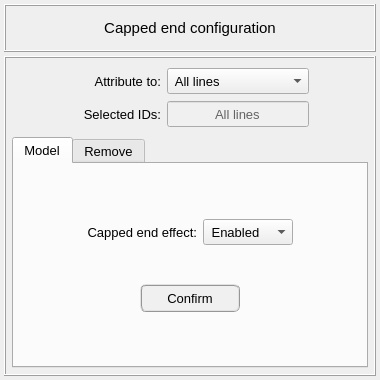
<?xml version="1.0" encoding="UTF-8"?>
<ui version="4.0">
 <class>Dialog</class>
 <widget class="QDialog" name="Dialog">
  <property name="geometry">
   <rect>
    <x>0</x>
    <y>0</y>
    <width>380</width>
    <height>380</height>
   </rect>
  </property>
  <property name="minimumSize">
   <size>
    <width>380</width>
    <height>380</height>
   </size>
  </property>
  <property name="maximumSize">
   <size>
    <width>380</width>
    <height>380</height>
   </size>
  </property>
  <property name="windowTitle">
   <string>Set: capped end</string>
  </property>
  <layout class="QGridLayout" name="gridLayout">
   <property name="leftMargin">
    <number>4</number>
   </property>
   <property name="topMargin">
    <number>4</number>
   </property>
   <property name="rightMargin">
    <number>4</number>
   </property>
   <property name="bottomMargin">
    <number>4</number>
   </property>
   <property name="spacing">
    <number>4</number>
   </property>
   <item row="0" column="0">
    <widget class="QFrame" name="frame_title">
     <property name="minimumSize">
      <size>
       <width>0</width>
       <height>48</height>
      </size>
     </property>
     <property name="maximumSize">
      <size>
       <width>16777215</width>
       <height>48</height>
      </size>
     </property>
     <property name="frameShape">
      <enum>QFrame::Box</enum>
     </property>
     <property name="frameShadow">
      <enum>QFrame::Raised</enum>
     </property>
     <property name="lineWidth">
      <number>1</number>
     </property>
     <layout class="QGridLayout" name="gridLayout_2">
      <property name="leftMargin">
       <number>4</number>
      </property>
      <property name="topMargin">
       <number>4</number>
      </property>
      <property name="rightMargin">
       <number>4</number>
      </property>
      <property name="bottomMargin">
       <number>4</number>
      </property>
      <item row="0" column="0" rowspan="2">
       <widget class="QLabel" name="label_title">
        <property name="font">
         <font>
          <pointsize>11</pointsize>
         </font>
        </property>
        <property name="text">
         <string>Capped end configuration</string>
        </property>
        <property name="textFormat">
         <enum>Qt::AutoText</enum>
        </property>
        <property name="alignment">
         <set>Qt::AlignCenter</set>
        </property>
       </widget>
      </item>
     </layout>
    </widget>
   </item>
   <item row="1" column="0">
    <widget class="QFrame" name="frame_main">
     <property name="frameShape">
      <enum>QFrame::Box</enum>
     </property>
     <property name="frameShadow">
      <enum>QFrame::Raised</enum>
     </property>
     <property name="lineWidth">
      <number>1</number>
     </property>
     <layout class="QGridLayout" name="gridLayout_7">
      <property name="leftMargin">
       <number>6</number>
      </property>
      <property name="topMargin">
       <number>6</number>
      </property>
      <property name="rightMargin">
       <number>6</number>
      </property>
      <property name="bottomMargin">
       <number>6</number>
      </property>
      <item row="0" column="0">
       <widget class="QFrame" name="frame_attribution_controls">
        <property name="frameShape">
         <enum>QFrame::NoFrame</enum>
        </property>
        <property name="frameShadow">
         <enum>QFrame::Raised</enum>
        </property>
        <layout class="QGridLayout" name="gridLayout_6">
         <property name="leftMargin">
          <number>4</number>
         </property>
         <property name="topMargin">
          <number>4</number>
         </property>
         <property name="rightMargin">
          <number>4</number>
         </property>
         <property name="bottomMargin">
          <number>4</number>
         </property>
         <property name="verticalSpacing">
          <number>7</number>
         </property>
         <item row="1" column="2">
          <widget class="QLineEdit" name="lineEdit_selected_id">
           <property name="enabled">
            <bool>false</bool>
           </property>
           <property name="minimumSize">
            <size>
             <width>0</width>
             <height>26</height>
            </size>
           </property>
           <property name="maximumSize">
            <size>
             <width>16777215</width>
             <height>26</height>
            </size>
           </property>
           <property name="font">
            <font>
             <pointsize>10</pointsize>
            </font>
           </property>
           <property name="focusPolicy">
            <enum>Qt::ClickFocus</enum>
           </property>
           <property name="styleSheet">
            <string notr="true">QLineEdit{color: rgb(0, 0, 0); background-color: rgb(250, 250, 250)}
QLineEdit:disabled{color: rgb(100, 100, 100); background-color: rgb(240, 240, 240)}</string>
           </property>
           <property name="text">
            <string>All lines</string>
           </property>
           <property name="alignment">
            <set>Qt::AlignCenter</set>
           </property>
          </widget>
         </item>
         <item row="1" column="0">
          <spacer name="horizontalSpacer_2">
           <property name="orientation">
            <enum>Qt::Horizontal</enum>
           </property>
           <property name="sizeHint" stdset="0">
            <size>
             <width>40</width>
             <height>20</height>
            </size>
           </property>
          </spacer>
         </item>
         <item row="0" column="2">
          <widget class="QComboBox" name="comboBox_selection">
           <property name="minimumSize">
            <size>
             <width>0</width>
             <height>26</height>
            </size>
           </property>
           <property name="maximumSize">
            <size>
             <width>16777215</width>
             <height>26</height>
            </size>
           </property>
           <property name="font">
            <font>
             <pointsize>10</pointsize>
            </font>
           </property>
           <item>
            <property name="text">
             <string> All lines</string>
            </property>
           </item>
           <item>
            <property name="text">
             <string> Selected lines</string>
            </property>
           </item>
           <item>
            <property name="text">
             <string> Selected elements</string>
            </property>
           </item>
          </widget>
         </item>
         <item row="0" column="1">
          <widget class="QLabel" name="label_attribute_to">
           <property name="minimumSize">
            <size>
             <width>90</width>
             <height>26</height>
            </size>
           </property>
           <property name="maximumSize">
            <size>
             <width>100</width>
             <height>26</height>
            </size>
           </property>
           <property name="font">
            <font>
             <pointsize>10</pointsize>
            </font>
           </property>
           <property name="text">
            <string>Attribute to:</string>
           </property>
           <property name="alignment">
            <set>Qt::AlignRight|Qt::AlignTrailing|Qt::AlignVCenter</set>
           </property>
          </widget>
         </item>
         <item row="1" column="1">
          <widget class="QLabel" name="label_selected_id">
           <property name="minimumSize">
            <size>
             <width>90</width>
             <height>26</height>
            </size>
           </property>
           <property name="maximumSize">
            <size>
             <width>100</width>
             <height>26</height>
            </size>
           </property>
           <property name="font">
            <font>
             <pointsize>10</pointsize>
            </font>
           </property>
           <property name="text">
            <string>Selected IDs:</string>
           </property>
           <property name="alignment">
            <set>Qt::AlignRight|Qt::AlignTrailing|Qt::AlignVCenter</set>
           </property>
          </widget>
         </item>
         <item row="1" column="5">
          <spacer name="horizontalSpacer_3">
           <property name="orientation">
            <enum>Qt::Horizontal</enum>
           </property>
           <property name="sizeHint" stdset="0">
            <size>
             <width>40</width>
             <height>20</height>
            </size>
           </property>
          </spacer>
         </item>
        </layout>
       </widget>
      </item>
      <item row="1" column="0">
       <widget class="QTabWidget" name="tabWidget_main">
        <property name="minimumSize">
         <size>
          <width>0</width>
          <height>0</height>
         </size>
        </property>
        <property name="maximumSize">
         <size>
          <width>16777215</width>
          <height>1000</height>
         </size>
        </property>
        <property name="font">
         <font>
          <pointsize>10</pointsize>
         </font>
        </property>
        <property name="currentIndex">
         <number>0</number>
        </property>
        <widget class="QWidget" name="tab_model">
         <attribute name="title">
          <string>Model</string>
         </attribute>
         <layout class="QGridLayout" name="gridLayout_5">
          <property name="leftMargin">
           <number>4</number>
          </property>
          <property name="topMargin">
           <number>4</number>
          </property>
          <property name="rightMargin">
           <number>4</number>
          </property>
          <property name="bottomMargin">
           <number>4</number>
          </property>
          <item row="3" column="1">
           <spacer name="verticalSpacer">
            <property name="orientation">
             <enum>Qt::Vertical</enum>
            </property>
            <property name="sizeHint" stdset="0">
             <size>
              <width>20</width>
              <height>40</height>
             </size>
            </property>
           </spacer>
          </item>
          <item row="0" column="1">
           <spacer name="verticalSpacer_2">
            <property name="orientation">
             <enum>Qt::Vertical</enum>
            </property>
            <property name="sizeHint" stdset="0">
             <size>
              <width>20</width>
              <height>40</height>
             </size>
            </property>
           </spacer>
          </item>
          <item row="1" column="1">
           <widget class="QFrame" name="frame_6">
            <property name="minimumSize">
             <size>
              <width>0</width>
              <height>60</height>
             </size>
            </property>
            <property name="frameShape">
             <enum>QFrame::NoFrame</enum>
            </property>
            <property name="frameShadow">
             <enum>QFrame::Raised</enum>
            </property>
            <layout class="QGridLayout" name="gridLayout_10">
             <property name="leftMargin">
              <number>4</number>
             </property>
             <property name="topMargin">
              <number>4</number>
             </property>
             <property name="rightMargin">
              <number>4</number>
             </property>
             <property name="bottomMargin">
              <number>4</number>
             </property>
             <item row="0" column="2">
              <widget class="QComboBox" name="comboBox_capped_end">
               <property name="minimumSize">
                <size>
                 <width>90</width>
                 <height>26</height>
                </size>
               </property>
               <property name="maximumSize">
                <size>
                 <width>90</width>
                 <height>26</height>
                </size>
               </property>
               <property name="font">
                <font>
                 <pointsize>10</pointsize>
                </font>
               </property>
               <item>
                <property name="text">
                 <string> Enabled</string>
                </property>
               </item>
               <item>
                <property name="text">
                 <string> Disabled</string>
                </property>
               </item>
              </widget>
             </item>
             <item row="0" column="0">
              <spacer name="horizontalSpacer">
               <property name="orientation">
                <enum>Qt::Horizontal</enum>
               </property>
               <property name="sizeHint" stdset="0">
                <size>
                 <width>40</width>
                 <height>20</height>
                </size>
               </property>
              </spacer>
             </item>
             <item row="0" column="1">
              <widget class="QLabel" name="label_2">
               <property name="font">
                <font>
                 <pointsize>10</pointsize>
                </font>
               </property>
               <property name="text">
                <string>Capped end effect:</string>
               </property>
               <property name="alignment">
                <set>Qt::AlignRight|Qt::AlignTrailing|Qt::AlignVCenter</set>
               </property>
              </widget>
             </item>
             <item row="0" column="3">
              <spacer name="horizontalSpacer_4">
               <property name="orientation">
                <enum>Qt::Horizontal</enum>
               </property>
               <property name="sizeHint" stdset="0">
                <size>
                 <width>40</width>
                 <height>20</height>
                </size>
               </property>
              </spacer>
             </item>
            </layout>
           </widget>
          </item>
          <item row="2" column="1">
           <widget class="QFrame" name="frame_7">
            <property name="minimumSize">
             <size>
              <width>0</width>
              <height>60</height>
             </size>
            </property>
            <property name="maximumSize">
             <size>
              <width>16777215</width>
              <height>16777215</height>
             </size>
            </property>
            <property name="frameShape">
             <enum>QFrame::NoFrame</enum>
            </property>
            <property name="frameShadow">
             <enum>QFrame::Raised</enum>
            </property>
            <layout class="QGridLayout" name="gridLayout_9">
             <item row="0" column="0">
              <widget class="QPushButton" name="pushButton_confirm">
               <property name="minimumSize">
                <size>
                 <width>100</width>
                 <height>28</height>
                </size>
               </property>
               <property name="maximumSize">
                <size>
                 <width>100</width>
                 <height>28</height>
                </size>
               </property>
               <property name="font">
                <font>
                 <family>MS Shell Dlg 2</family>
                 <pointsize>10</pointsize>
                 <weight>50</weight>
                 <italic>false</italic>
                 <bold>false</bold>
                </font>
               </property>
               <property name="styleSheet">
                <string notr="true">QPushButton{border-radius: 6px; border-color: rgb(150, 150, 150); border-style: ridge; border-width: 2px; color: rgb(0, 0, 0); background-color: rgb(240, 240, 240)}
QPushButton:hover{border-radius: 6px; border-color: rgb(0, 170, 255); border-style: ridge; border-width: 2px; color: rgb(0, 0, 0); background-color: rgba(174, 213, 255, 100)}
QPushButton:pressed{border-radius: 6px; border-color: rgb(0, 170, 255); border-style: ridge; border-width: 2px; color: rgb(0, 0, 0); background-color: rgb(174, 213, 255)}
QPushButton:disabled{border-radius: 6px; border-color: rgb(150, 150, 150); border-style: ridge; border-width: 0px; color: rgb(150,150, 150); background-color: rgb(220, 220, 220)}</string>
               </property>
               <property name="text">
                <string>Confirm</string>
               </property>
               <property name="autoDefault">
                <bool>false</bool>
               </property>
               <property name="default">
                <bool>true</bool>
               </property>
              </widget>
             </item>
            </layout>
           </widget>
          </item>
         </layout>
        </widget>
        <widget class="QWidget" name="tab_remove">
         <attribute name="title">
          <string>Remove</string>
         </attribute>
         <layout class="QGridLayout" name="gridLayout_4">
          <property name="leftMargin">
           <number>6</number>
          </property>
          <property name="topMargin">
           <number>6</number>
          </property>
          <property name="rightMargin">
           <number>6</number>
          </property>
          <property name="bottomMargin">
           <number>6</number>
          </property>
          <property name="spacing">
           <number>4</number>
          </property>
          <item row="0" column="1">
           <widget class="QTabWidget" name="tabWidget_groups">
            <property name="font">
             <font>
              <pointsize>10</pointsize>
             </font>
            </property>
            <property name="currentIndex">
             <number>0</number>
            </property>
            <widget class="QWidget" name="tab">
             <attribute name="title">
              <string>Elements attribution</string>
             </attribute>
             <layout class="QGridLayout" name="gridLayout_12">
              <item row="0" column="0">
               <widget class="QTreeWidget" name="treeWidget_capped_end_elements">
                <property name="minimumSize">
                 <size>
                  <width>0</width>
                  <height>0</height>
                 </size>
                </property>
                <property name="maximumSize">
                 <size>
                  <width>1000</width>
                  <height>1000</height>
                 </size>
                </property>
                <property name="font">
                 <font>
                  <family>MS Shell Dlg 2</family>
                  <pointsize>9</pointsize>
                 </font>
                </property>
                <property name="toolTip">
                 <string>&lt;html&gt;&lt;head/&gt;&lt;body&gt;&lt;p&gt;&lt;span style=&quot; font-weight:400; font-style:normal;&quot;&gt;Select a group to remove the capped end attributed to elements&lt;/span&gt;&lt;/p&gt;&lt;/body&gt;&lt;/html&gt;</string>
                </property>
                <property name="frameShape">
                 <enum>QFrame::StyledPanel</enum>
                </property>
                <property name="frameShadow">
                 <enum>QFrame::Sunken</enum>
                </property>
                <property name="indentation">
                 <number>0</number>
                </property>
                <column>
                 <property name="text">
                  <string>Group</string>
                 </property>
                 <property name="textAlignment">
                  <set>AlignCenter</set>
                 </property>
                </column>
                <column>
                 <property name="text">
                  <string>Elements</string>
                 </property>
                 <property name="textAlignment">
                  <set>AlignCenter</set>
                 </property>
                </column>
               </widget>
              </item>
             </layout>
            </widget>
            <widget class="QWidget" name="tab_2">
             <attribute name="title">
              <string>Lines attribution</string>
             </attribute>
             <layout class="QGridLayout" name="gridLayout_3">
              <item row="0" column="0">
               <widget class="QTreeWidget" name="treeWidget_capped_end_lines">
                <property name="minimumSize">
                 <size>
                  <width>0</width>
                  <height>0</height>
                 </size>
                </property>
                <property name="maximumSize">
                 <size>
                  <width>1000</width>
                  <height>1000</height>
                 </size>
                </property>
                <property name="font">
                 <font>
                  <family>MS Shell Dlg 2</family>
                  <pointsize>9</pointsize>
                 </font>
                </property>
                <property name="toolTip">
                 <string>&lt;html&gt;&lt;head/&gt;&lt;body&gt;&lt;p&gt;&lt;span style=&quot; font-weight:400; font-style:normal;&quot;&gt;Select a group to remove the capped end attributed to lines&lt;/span&gt;&lt;/p&gt;&lt;/body&gt;&lt;/html&gt;</string>
                </property>
                <property name="indentation">
                 <number>0</number>
                </property>
                <column>
                 <property name="text">
                  <string>Group</string>
                 </property>
                 <property name="textAlignment">
                  <set>AlignCenter</set>
                 </property>
                </column>
                <column>
                 <property name="text">
                  <string>Lines</string>
                 </property>
                 <property name="textAlignment">
                  <set>AlignCenter</set>
                 </property>
                </column>
               </widget>
              </item>
             </layout>
            </widget>
           </widget>
          </item>
          <item row="1" column="1">
           <widget class="QFrame" name="frame_buttons">
            <property name="maximumSize">
             <size>
              <width>16777215</width>
              <height>80</height>
             </size>
            </property>
            <property name="frameShape">
             <enum>QFrame::NoFrame</enum>
            </property>
            <property name="frameShadow">
             <enum>QFrame::Raised</enum>
            </property>
            <layout class="QGridLayout" name="gridLayout_11">
             <property name="leftMargin">
              <number>4</number>
             </property>
             <property name="topMargin">
              <number>4</number>
             </property>
             <property name="rightMargin">
              <number>4</number>
             </property>
             <property name="bottomMargin">
              <number>4</number>
             </property>
             <item row="0" column="1">
              <widget class="QPushButton" name="pushButton_remove">
               <property name="minimumSize">
                <size>
                 <width>90</width>
                 <height>28</height>
                </size>
               </property>
               <property name="maximumSize">
                <size>
                 <width>90</width>
                 <height>28</height>
                </size>
               </property>
               <property name="font">
                <font>
                 <family>MS Shell Dlg 2</family>
                 <pointsize>10</pointsize>
                 <weight>50</weight>
                 <italic>false</italic>
                 <bold>false</bold>
                </font>
               </property>
               <property name="styleSheet">
                <string notr="true">QPushButton{border-radius: 6px; border-color: rgb(150, 150, 150); border-style: ridge; border-width: 2px; color: rgb(0, 0, 0); background-color: rgb(240, 240, 240)}
QPushButton:hover{border-radius: 6px; border-color: rgb(0, 170, 255); border-style: ridge; border-width: 2px; color: rgb(0, 0, 0); background-color: rgba(174, 213, 255, 100)}
QPushButton:pressed{border-radius: 6px; border-color: rgb(0, 170, 255); border-style: ridge; border-width: 2px; color: rgb(0, 0, 0); background-color: rgb(174, 213, 255)}
QPushButton:disabled{border-radius: 6px; border-color: rgb(150, 150, 150); border-style: ridge; border-width: 0px; color: rgb(150,150, 150); background-color: rgb(220, 220, 220)}</string>
               </property>
               <property name="text">
                <string>Remove</string>
               </property>
               <property name="autoDefault">
                <bool>false</bool>
               </property>
               <property name="status" stdset="0">
                <string>danger</string>
               </property>
              </widget>
             </item>
             <item row="0" column="0">
              <widget class="QPushButton" name="pushButton_reset">
               <property name="minimumSize">
                <size>
                 <width>90</width>
                 <height>28</height>
                </size>
               </property>
               <property name="maximumSize">
                <size>
                 <width>90</width>
                 <height>28</height>
                </size>
               </property>
               <property name="font">
                <font>
                 <pointsize>10</pointsize>
                </font>
               </property>
               <property name="styleSheet">
                <string notr="true">QPushButton{border-radius: 6px; border-color: rgb(150, 150, 150); border-style: ridge; border-width: 2px; color: rgb(0, 0, 0); background-color: rgb(240, 240, 240)}
QPushButton:hover{border-radius: 6px; border-color: rgb(0, 170, 255); border-style: ridge; border-width: 2px; color: rgb(0, 0, 0); background-color: rgba(174, 213, 255, 100)}
QPushButton:pressed{border-radius: 6px; border-color: rgb(0, 170, 255); border-style: ridge; border-width: 2px; color: rgb(0, 0, 0); background-color: rgb(174, 213, 255)}
QPushButton:disabled{border-radius: 6px; border-color: rgb(150, 150, 150); border-style: ridge; border-width: 0px; color: rgb(150,150, 150); background-color: rgb(220, 220, 220)}</string>
               </property>
               <property name="text">
                <string>Reset</string>
               </property>
               <property name="autoDefault">
                <bool>false</bool>
               </property>
              </widget>
             </item>
            </layout>
           </widget>
          </item>
         </layout>
        </widget>
       </widget>
      </item>
     </layout>
    </widget>
   </item>
  </layout>
 </widget>
 <tabstops>
  <tabstop>tabWidget_main</tabstop>
 </tabstops>
 <resources/>
 <connections/>
</ui>
